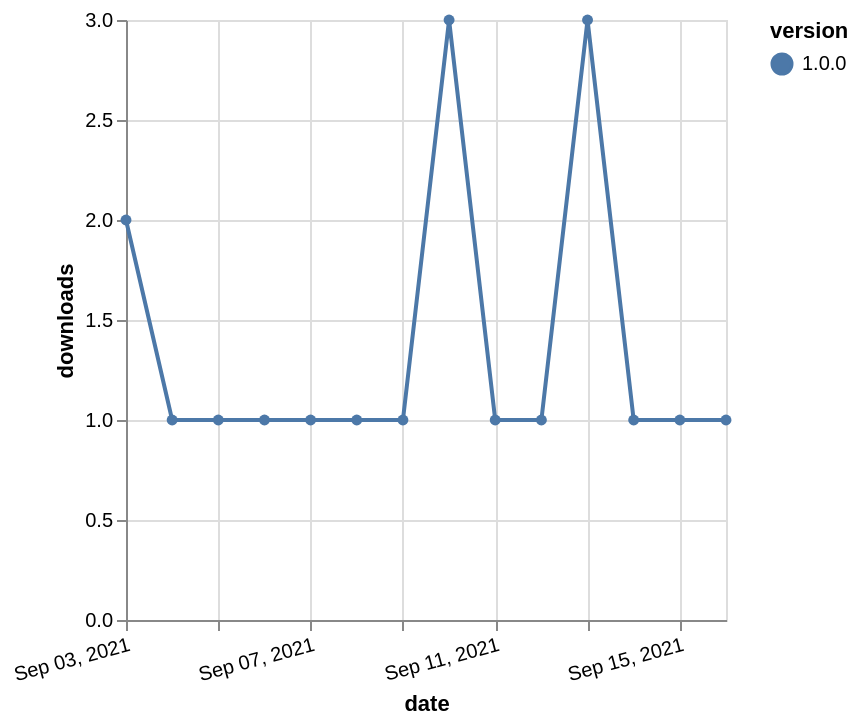

The specification (Vega-Lite) saved for this image:
### Vega-Lite specification from a JSON file in a GitHub repository (floating-point values rounded to 4 significant figures)
{"$schema": "https://vega.github.io/schema/vega-lite/v5.json", "description": "A simple bar chart with embedded data.", "data": {"values": [{"date": "2021-09-03", "total": 117, "delta": 2, "version": "1.0.0"}, {"date": "2021-09-04", "total": 118, "delta": 1, "version": "1.0.0"}, {"date": "2021-09-05", "total": 119, "delta": 1, "version": "1.0.0"}, {"date": "2021-09-06", "total": 120, "delta": 1, "version": "1.0.0"}, {"date": "2021-09-07", "total": 121, "delta": 1, "version": "1.0.0"}, {"date": "2021-09-08", "total": 122, "delta": 1, "version": "1.0.0"}, {"date": "2021-09-09", "total": 123, "delta": 1, "version": "1.0.0"}, {"date": "2021-09-10", "total": 126, "delta": 3, "version": "1.0.0"}, {"date": "2021-09-11", "total": 127, "delta": 1, "version": "1.0.0"}, {"date": "2021-09-12", "total": 128, "delta": 1, "version": "1.0.0"}, {"date": "2021-09-13", "total": 131, "delta": 3, "version": "1.0.0"}, {"date": "2021-09-14", "total": 132, "delta": 1, "version": "1.0.0"}, {"date": "2021-09-15", "total": 133, "delta": 1, "version": "1.0.0"}, {"date": "2021-09-16", "total": 134, "delta": 1, "version": "1.0.0"}]}, "width": "container", "mark": {"type": "line", "point": {"filled": true}}, "encoding": {"x": {"field": "date", "type": "temporal", "timeUnit": "yearmonthdate", "title": "date", "axis": {"labelAngle": -15}}, "y": {"field": "delta", "type": "quantitative", "title": "downloads"}, "color": {"field": "version", "type": "nominal"}, "tooltip": {"field": "delta"}}}
